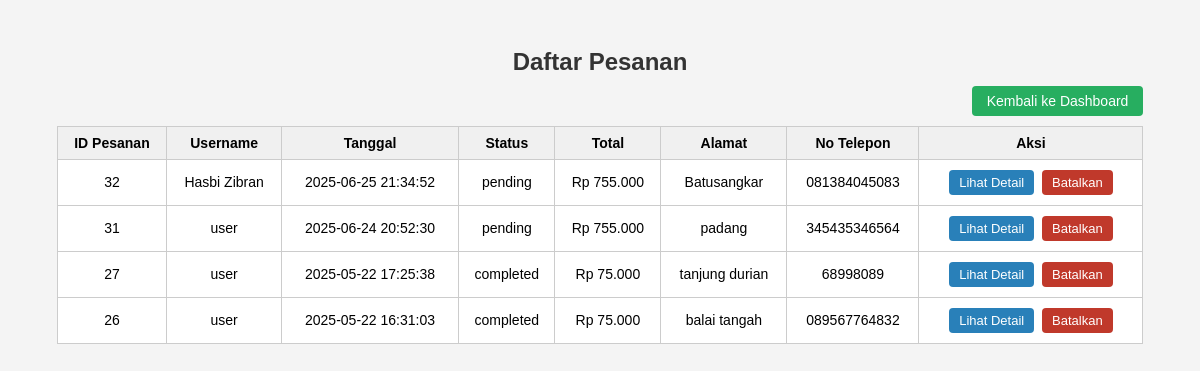
Screenshot of /admin/pesanan.php (signed in) with the database file from the repository.
### tables this page shows
CREATE TABLE `orders` (
  `order_id` int(11) NOT NULL,
  `user_id` int(11) NOT NULL,
  `order_date` datetime DEFAULT current_timestamp(),
  `status` enum('pending','processing','shipped','completed','cancelled') DEFAULT 'pending',
  `total_amount` decimal(12,2) NOT NULL,
  `shipping_address` text NOT NULL,
  `phone` varchar(20) DEFAULT NULL,
  `created_at` timestamp NOT NULL DEFAULT current_timestamp(),
  `updated_at` timestamp NOT NULL DEFAULT current_timestamp() ON UPDATE current_timestamp()
);

CREATE TABLE `users` (
  `user_id` int(11) NOT NULL,
  `username` varchar(50) NOT NULL,
  `email` varchar(100) NOT NULL,
  `password` varchar(255) NOT NULL,
  `created_at` timestamp NOT NULL DEFAULT current_timestamp(),
  `role` enum('admin','user') NOT NULL DEFAULT current_timestamp()
);

### admin/pesanan.php (the view, shortened to what this page needs)
<?php
require '../koneksi.php';
$query = "
    SELECT o.order_id, u.username, o.order_date, o.status, o.total_amount, o.shipping_address, o.phone
    FROM orders o
    JOIN users u ON o.user_id = u.user_id
    ORDER BY o.order_date DESC
";
$result = $koneksi->query($query);
?>
<!DOCTYPE html>
<html lang="id">
<head>
</head>
<body>
    <h2>Daftar Pesanan</h2>
    <div class="top-bar">
        <a href="dashboard.php" class="btn-dashboard">Kembali ke Dashboard</a>
    </div>
    <table>
        <thead>
            <tr>
                <th>ID Pesanan</th>
                <th>Username</th>
                <th>Tanggal</th>
                <th>Status</th>
                <th>Total</th>
                <th>Alamat</th>
                <th>No Telepon</th>
                <th>Aksi</th>
            </tr>
        </thead>
        <tbody>
        <?php if ($result && $result->num_rows > 0): ?>
            <?php while ($row = $result->fetch_assoc()): ?>
            <tr>
                <td><?= htmlspecialchars($row['order_id']) ?></td>
                <td><?= htmlspecialchars($row['username']) ?></td>
                <td><?= htmlspecialchars($row['order_date']) ?></td>
                <td><?= htmlspecialchars($row['status']) ?></td>
                <td>Rp <?= number_format($row['total_amount'], 0, ',', '.') ?></td>
                <td><?= htmlspecialchars($row['shipping_address']) ?></td>
                <td><?= htmlspecialchars($row['phone']) ?></td>
                <td>
                    <a class="btn" href="detail_pesanan.php?order_id=<?= urlencode($row['order_id']) ?>">Lihat Detail</a>
                    <?php if (strtolower($row['status']) != 'dibatalkan' && strtolower($row['status']) != 'selesai'): ?>
                        <form method="post" action="batalkan_pesanan.php" onsubmit="return confirm('Apakah Anda yakin ingin membatalkan pesanan ini?');">
                            <button type="submit" class="btn btn-danger">Batalkan</button>
                        </form>
                    <?php endif; ?>
                </td>
            </tr>
            <?php endwhile; ?>
        <?php else: ?>
            <tr><td colspan="8">Belum ada pesanan.</td></tr>
        <?php endif; ?>
        </tbody>
    </table>
</body>
</html>

### admin/pesanan.php (style rules this page uses)
body { font-family: Arial, sans-serif; background-color: #f4f4f4; padding: 20px; }
h2 { text-align: center; color: #333; margin-bottom: 10px; }
.top-bar { width: 95%; max-width: 1100px; margin: 0 auto 10px auto; display: flex; justify-content: flex-end; }
.btn-dashboard { background-color: #27ae60; color: white; padding: 7px 15px; text-decoration: none; border-radius: 4px; font-size: 14px; border: none; cursor: pointer; transition: background-color 0.3s ease; }
table { width: 95%; max-width: 1100px; border-collapse: collapse; background-color: #fff; margin: 0 auto 20px auto; font-size: 14px; }
th, td { border: 1px solid #ccc; padding: 8px 6px; text-align: center; vertical-align: middle; }
th { background-color: #f0f0f0; }
a.btn, button.btn { display: inline-block; background-color: #2980b9; color: white; padding: 5px 10px; text-decoration: none; border-radius: 4px; font-size: 13px; margin: 2px; border: none; cursor: pointer; }
button.btn-danger { background-color: #c0392b; }
form { display: inline; }

### rows the page displays
orders: order_id "32", user.username "Hasbi Zibran", order_date "2025-06-25 21:34:52", status "pending", total_amount "755.000", shipping_address "Batusangkar", phone "081384045083"
orders: order_id "31", user.username "user", order_date "2025-06-24 20:52:30", status "pending", total_amount "755.000", shipping_address "padang", phone "345435346564"
orders: order_id "27", user.username "user", order_date "2025-05-22 17:25:38", status "completed", total_amount "75.000", shipping_address "tanjung durian", phone "68998089"
orders: order_id "26", user.username "user", order_date "2025-05-22 16:31:03", status "completed", total_amount "75.000", shipping_address "balai tangah", phone "089567764832"
